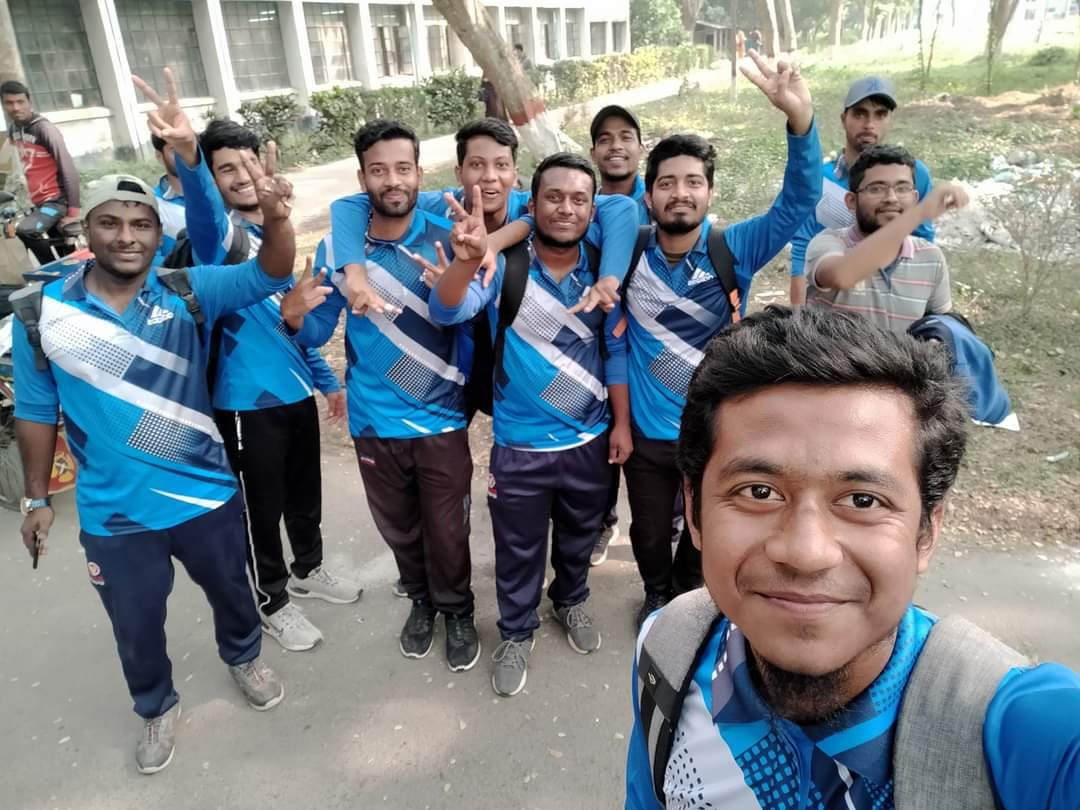
#> input picture OpenCV/Basic/me.jpg, 1080 x 810 px
$ python face_roi.py
#> lines starting #> are read from the running program, lines starting #| are printed output that depends on the picture
import cv2
import matplotlib.pyplot as plt

image = cv2.imread('me.jpg')
#> image is the input picture: shape (810, 1080, 3); mean B, G, R 134, 130.3, 123.8
image = cv2.cvtColor(image,cv2.COLOR_BGR2RGB)

print(image.shape)
#| (810, 1080, 3)

roi = image[330:700,645:940]
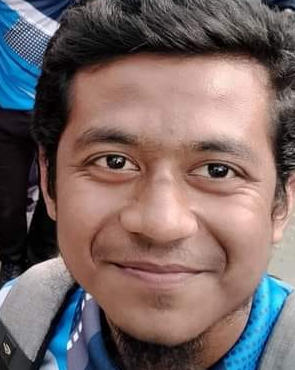
#> roi: shape (370, 295, 3); mean R, G, B 119.6, 103.4, 102.4
plt.imshow(image)
plt.imshow(roi)
plt.show()
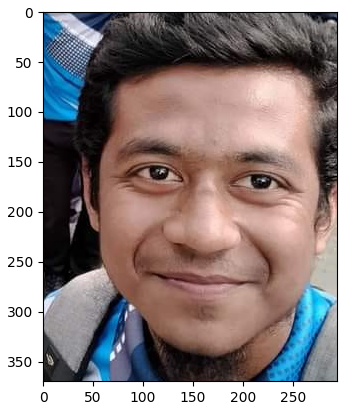
#> figure drawn by matplotlib, 1 panel
cv2.imwrite('roi.png',roi)
